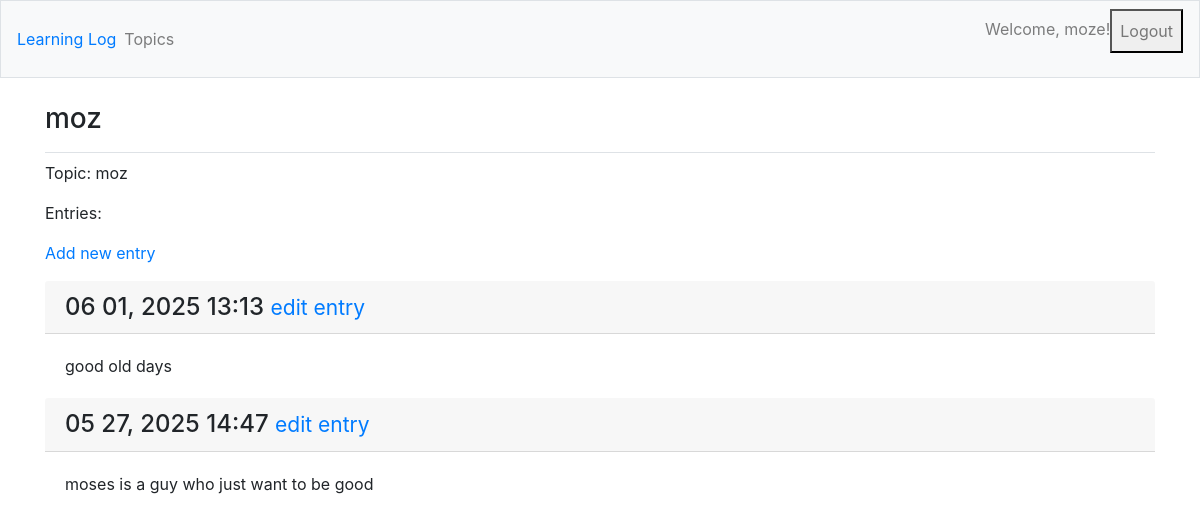
Page /topics/4/ (signed in) on the committed database.
### learning_logs/models.py (models this page shows, shortened)
class Topic(models.Model):
    text = models.CharField(max_length=200)
    date_added = models.DateTimeField(auto_now_add=True)
    owner = models.ForeignKey(User, on_delete=models.CASCADE)
    def __str__(self):
        return self.text

class Entry(models.Model):
    topic = models.ForeignKey(Topic, on_delete=models.CASCADE)
    text = models.TextField()
    date_added = models.DateTimeField(auto_now_add=True)
    class Meta:
        verbose_name_plural = 'entries'

### learning_logs/views.py (the view)
# urls.py: path('topics/<int:topic_id>/', views.topic, name='topic'),
@login_required
def topic(request, topic_id):
    topic = Topic.objects.get(id=topic_id)
    check_topic_owner(request, topic)
    if topic.owner != request.user:
        raise Http404
    entries = topic.entry_set.order_by('-date_added')
    context = {'topic': topic, 'entries': entries}
    return render(request, 'learning_logs/topic.html', context)

### learning_logs/views.py (called while the page is built)
def check_topic_owner(request, topic):
    if topic.owner != request.user:
        raise Http404
    return topic

### learning_logs/templates/learning_logs/topic.html
{% extends 'learning_logs/base.html' %}
{% block page_header %}
  <h3>{{ topic }}</h3>
{% endblock page_header %}
{% block content %}
  <p>Topic: {{ topic }}</p>
  <p>  Entries:</p>
  <p>
    <a href="{% url 'learning_logs:new_entry' topic.id %}">Add new entry</a>
  </p>
    {% for entry in entries %}
      <div clas="card mb-3">
        <h4 class="card-header">
          {{ entry.date_added|date:'m d, Y H:i' }}
          <small><a href="{% url 'learning_logs:edit_entry' entry.id %}">
            edit entry
          </a></small>
        </h4>
        <div class="card-body">
          {{ entry.text|linebreaksbr }}
        </div>
      </div>
    {% empty %}
      <p>No entries available for this topic yet.</p>
    {% endfor %}
{% endblock content %}

### learning_logs/templates/learning_logs/base.html (shortened to what this page needs)
{% load bootstrap4 %}
<idoctype html>
<html lang="en">
<head>
    {% bootstrap_css %}
</head>
<body>
  <nav class="navbar navbar-expand-md navbar-light bg-light mb-4 border">
    <a class="navbar-brand' href="{% url 'learning_logs:index' %}">Learning Log</a>
  <div class="collapse navbar-collapse" id="navbarCollapse">
    <ul class="navbar-nav mr-auto">
      <li class="nav-item">
        <a class="nav-link" href="{% url 'learning_logs:topics' %}">Topics</a>
      </li>
    </ul>
    <ul class="navbar-nav ml-auto">
      {% if user.is_authenticated %}
        <li class="nav-item">
          <span class="navbar-text">Welcome, {{ user.username }}!</span>
        </li>
        <li class="nav-item">
          <form action = "{% url 'users:logout' %}" method="post">
            <button  type= "submit" class="nav-link" ">Logout</button>
          </form>
        </li>
      {% endif %}
    </ul>
  </div>
  </nav>
  <main role="main" class="container">
    <div class="pb-2 mb-2 border-bottom">
      {% block page_header %}{% endblock page_header %}
    </div>
    <div>
      {% block content %}
      {% endblock content %}
    </div>
  </main>
</body>
</html>

### rows in the picture
Topic: text "moz"
Entry: date_added "06 01, 2025 13:13", text "good old days"
Entry: date_added "05 27, 2025 14:47", text "moses is a guy who just want to be good"

### other values in the picture
{{ user.username }} "moze"
